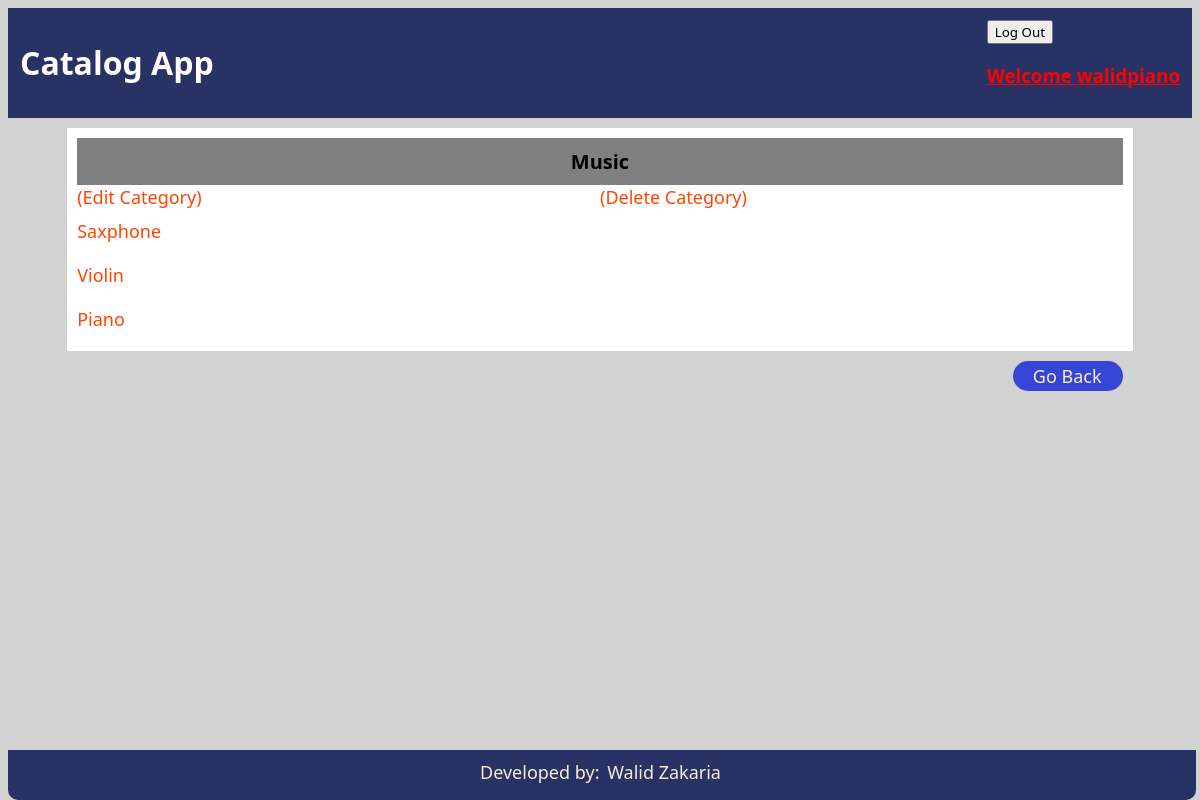
The app's page /catalog/Music/items (signed in) with its own data.
### app/models.py (models this page shows, shortened)
class User(db.Model, UserMixin):
    __tablename__ = 'user'
    id = db.Column(db.Integer, primary_key=True)
    username = db.Column(db.String(32), index=True)
    email = db.Column(db.String(150))
    password_hash = db.Column(db.String(64))

class Category(db.Model):
    __tablename__ = 'category'
    id = db.Column(db.Integer, primary_key=True)
    name = db.Column(db.String(50), nullable=False)

class Item(db.Model):
    __tablename__ = 'item'
    id = db.Column(db.Integer, primary_key=True)
    name = db.Column(db.String(50), nullable=False)
    description = db.Column(db.String(300))
    category_id = db.Column(db.Integer, ForeignKey('category.id'))
    category = relationship(Category)

### app/views.py (the view)
@app.route('/catalog/<string:category>/items')
def show_catalog(category):
    category_id = category_store.get_id_by_name(category)
    items = item_store.get_all_items_by_category(category_id.id)
    if current_user.is_authenticated:
        logged_name = current_user.username
    else:
        logged_name = ''
    return render_template('category.html', category=category, category_id=category_id.id, items=items,
                           current_user=logged_name)

### app/stores.py (called while the page is built)
    def get_id_by_name(self, category_name):
        result = self.data_provider.query.filter_by(name=category_name).first()
        return result

    def get_all_items_by_category(self, category_id):
        result = self.data_provider.query.filter_by(category_id=category_id).order_by(
            self.data_provider.id.desc()).all()
        return result

### app/views.py (called while the page is built)
@login_manager.user_loader
def load_user(user_id):
    return User.query.get(int(user_id))

### app/templates/category.html (shortened to what this page needs)
<!DOCTYPE html>
<html lang="en">
<head>
    <link href="../../static/css/style.css" rel="stylesheet">
</head>
<body>
    <header>
        <h1>Catalog App</h1>
        <div id="login">
            {% if current_user != '' %}
                <button id="btn-logout" onclick="location.href='/logout';">Log Out</button>
                <h3>Welcome {{ current_user }}</h3>
            {% else %}
                <button id="btn-login" onclick="location.href='/login';">Login</button>
                <button id="btn-signup" onclick="location.href='/signup';">Sign up</button>
            {% endif %}
        </div>
    </header>
    <main>
        <div id="items">
            <div class="items-list">
                <div class="category-header">{{ category }}</div>
                {% if current_user != '' %}
                <a href="/category/edit/{{ category_id }}">(Edit Category)</a>
                <a href="/category/delete/{{ category_id }}">(Delete Category)</a>
                {% endif %}
            </div>
            <div class="items-list">
                {% for item in items %}
                    <div class="category-item-list"><a href="/catalog/{{ category }}/{{ item.name }}">{{ item.name }}</a></div>
                {% endfor %}
            </div>
        </div>
        <a id="link-back" href="/">Go Back</a>
    </main>
    <footer>
        <p id="my-signature">Developed by: <a id="my-mail" href="mailto:walidpiano@yahoo.com">Walid Zakaria</a></p>
    </footer>
    </body>
</html>

### app/static/css/style.css (style rules this page uses)
* { font-family: 'Segoe UI', Tahoma, Geneva, Verdana, sans-serif; box-sizing: border-box; }
header { background: rgb(40,50,100); padding: 12px; margin: 0 0 10px 0; }
h1 { color: white; display: inline-block; }
#login { float: right; margin: 0 auto; }
body { background: rgb(210,210,210); position: relative; }
main { background: white; max-width: 90%; margin: 0 auto; height: 100%; padding: 10px; }
.items-list { display: flex; flex-wrap: wrap; }
a { display: flex; width: 50%; text-decoration-line: none; color: orangered; font-size: 18px; }
footer { background: rgb(40,50,100); margin: 0 auto; border-radius:0 0 10px 10px; position: fixed; bottom: 0; width: 99%; z-index: 1; height: 50px; text-align: center; padding: 10px; }
#my-signature, #my-mail { color: antiquewhite; display: inline; font-size: 18px; margin: 20px 3px; }
.category-header { width: 100%; font-weight: bold; font-size: 20px; background: grey; margin: 0; padding: 10px 5px; text-align: center; }
.category-item-list { width: 100%; display: inline-block; margin: 10px auto; }
h3 { color: red; text-decoration-line: underline; display: block; width: 100%; }
#link-back { background: rgb(53, 69, 214); color: antiquewhite; padding: 3px 20px; border-radius: 15px; float: right; margin-top: 20px; width: 110px; }

### records on screen
User: username "walidpiano"
Category: name "Music"
Item: name "Saxphone"
Item: name "Violin"
Item: name "Piano"
